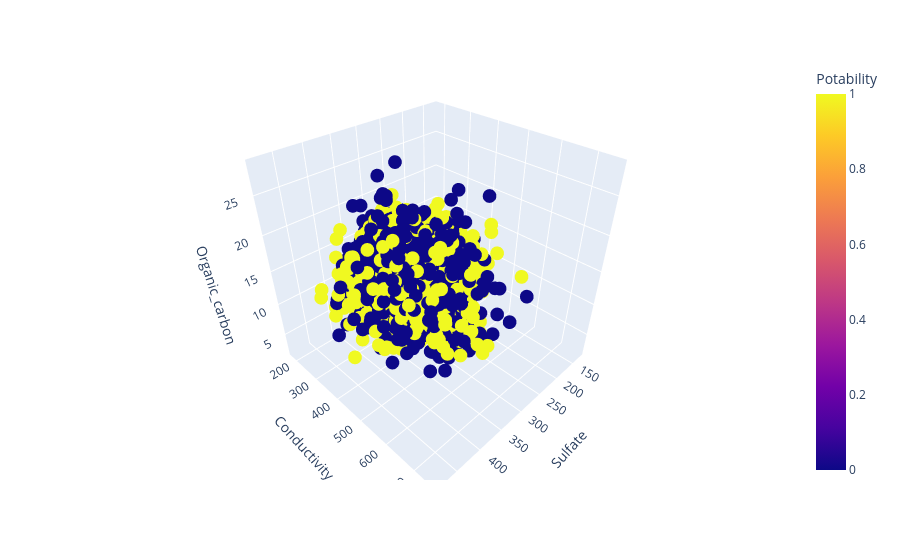

The code cell stored with this chart in its notebook:
### Code cell
# 3D
pe.scatter_3d(data_frame=df,x='Sulfate',y='Conductivity',z='Organic_carbon',color='Potability')

### Figure 1 — Plotly figure (JSON) as saved in the notebook; plotly's stock layout.template omitted (floating-point values rounded to 4 significant figures; data arrays with more than 128 entries replaced by an {"elided": "..."} marker saying what was removed)
{"data": [{"hovertemplate": "Sulfate=%{x}<br>Conductivity=%{y}<br>Organic_carbon=%{z}<br>Potability=%{marker.color}<extra></extra>", "legendgroup": "", "marker": {"color": {"elided": "3276 int values"}, "coloraxis": "coloraxis", "symbol": "circle"}, "mode": "markers", "name": "", "scene": "scene", "showlegend": false, "type": "scatter3d", "x": {"elided": "3276 float values"}, "y": {"elided": "3276 float values"}, "z": {"elided": "3276 float values"}}], "layout": {"coloraxis": {"colorbar": {"title": {"text": "Potability"}}, "colorscale": [[0, "#0d0887"], [0.1111, "#46039f"], [0.2222, "#7201a8"], [0.3333, "#9c179e"], [0.4444, "#bd3786"], [0.5556, "#d8576b"], [0.6667, "#ed7953"], [0.7778, "#fb9f3a"], [0.8889, "#fdca26"], [1, "#f0f921"]]}, "legend": {"tracegroupgap": 0}, "margin": {"t": 60}, "scene": {"domain": {"x": [0, 1], "y": [0, 1]}, "xaxis": {"title": {"text": "Sulfate"}}, "yaxis": {"title": {"text": "Conductivity"}}, "zaxis": {"title": {"text": "Organic_carbon"}}}}}
